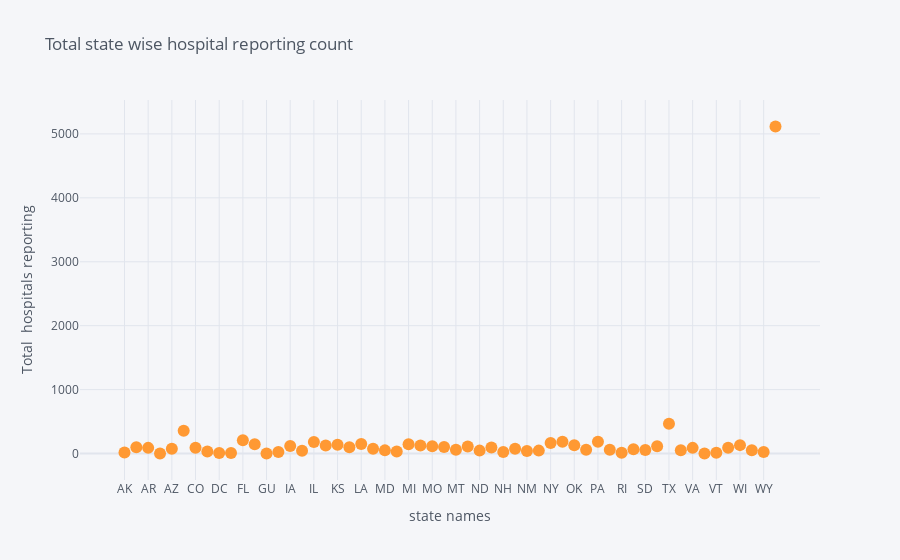

The cell this chart's notebook holds for it:
### Code cell
df.iplot(kind="scatter",x="State", y="Total",mode='markers',xTitle="state names", yTitle="Total  hospitals reporting",title=" Total state wise hospital reporting count")

### Figure 1 — Plotly figure (JSON) as saved in the notebook; plotly's stock layout.template omitted (floating-point values rounded to 4 significant figures)
{"data": [{"line": {"color": "rgba(255, 153, 51, 1.0)", "dash": "solid", "shape": "linear", "width": 1.3}, "marker": {"size": 12, "symbol": "circle"}, "mode": "markers", "name": "Total", "text": "", "type": "scatter", "x": ["AK", "AL", "AR", "AS", "AZ", "CA", "CO", "CT", "DC", "DE", "FL", "GA", "GU", "HI", "IA", "ID", "IL", "IN", "KS", "KY", "LA", "MA", "MD", "ME", "MI", "MN", "MO", "MS", "MT", "NC", "ND", "NE", "NH", "NJ", "NM", "NV", "NY", "OH", "OK", "OR", "PA", "PR", "RI", "SC", "SD", "TN", "TX", "UT", "VA", "VI", "VT", "WA", "WI", "WV", "WY", "zCW"], "y": [16, 97, 89, 1, 77, 357, 91, 32, 10, 8, 209, 146, 2, 25, 117, 45, 181, 127, 137, 100, 148, 74, 50, 33, 144, 127, 116, 102, 60, 112, 46, 96, 26, 74, 40, 46, 165, 185, 129, 60, 186, 58, 11, 66, 57, 114, 467, 52, 89, 2, 14, 91, 132, 51, 26, 5116]}], "layout": {"legend": {"bgcolor": "#F5F6F9", "font": {"color": "#4D5663"}}, "paper_bgcolor": "#F5F6F9", "plot_bgcolor": "#F5F6F9", "title": {"font": {"color": "#4D5663"}, "text": " Total state wise hospital reporting count"}, "xaxis": {"gridcolor": "#E1E5ED", "showgrid": true, "tickfont": {"color": "#4D5663"}, "title": {"font": {"color": "#4D5663"}, "text": "state names"}, "zerolinecolor": "#E1E5ED"}, "yaxis": {"gridcolor": "#E1E5ED", "showgrid": true, "tickfont": {"color": "#4D5663"}, "title": {"font": {"color": "#4D5663"}, "text": "Total  hospitals reporting"}, "zerolinecolor": "#E1E5ED"}}}
